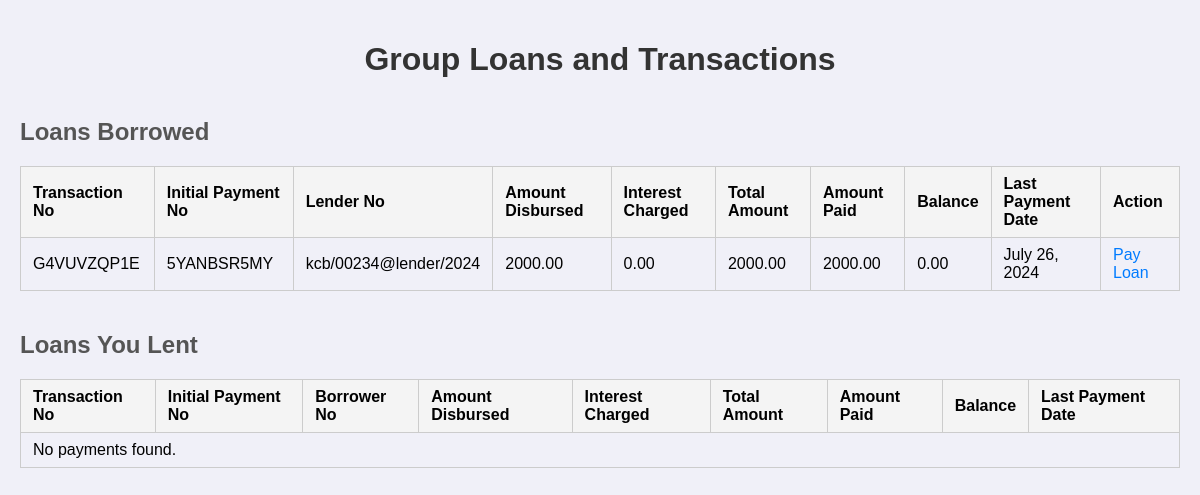
Before: /Linker/loans/ (signed in) with the older database file.
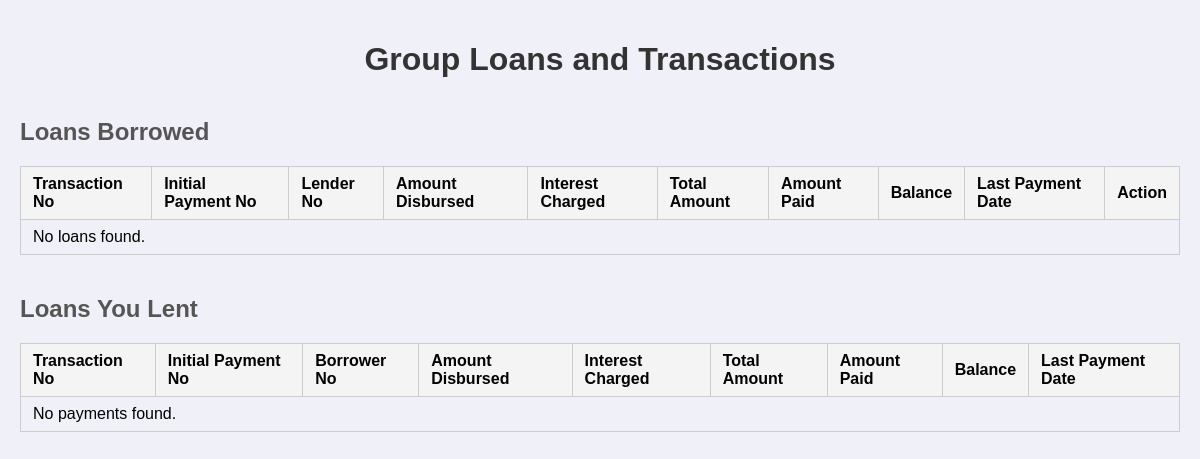
After: the same page with the newer database file.
### lender/models.py (models this page shows, shortened)
class Loan(models.Model):
    loan_id = models.AutoField(primary_key=True, unique=True)
    transaction_no = models.CharField(max_length=30, help_text="Enter the Transaction Number")
    payment_no = models.CharField(max_length=30, help_text="Enter the Payment Number", blank=True)
    borrower_no = models.CharField(max_length=100, help_text="Enter Borrower Number:")
    lender_no = models.CharField(max_length=100, help_text="Enter Lender Number:")
    principal = models.DecimalField(max_digits=15, decimal_places=2, help_text="Enter Amount to Pay")
    loan_interest = models.DecimalField(max_digits=15, decimal_places=2, help_text="Interest Rate")
    principal_interest = models.DecimalField(max_digits=15, decimal_places=2, help_text="Total Amount")
    amount_paid =  models.DecimalField(max_digits=15, decimal_places=2, help_text="Total Paid")
    balance =  models.DecimalField(max_digits=15, decimal_places=2, help_text="Balance")
    loan_date = models.DateField(
    help_text="Enter Date of last Payment",
    default='2024-01-01'  # Ensure this is a string
)

### lender/views.py (the view)
# urls.py: path('loans/', GroupLoansView.as_view(), name='loans'),
class GroupLoansView(ListView):
    template_name = 'loans.html'
    context_object_name = 'loans'
    def get(self, request):
        username = request.session.get('username')
        if not username:
            return redirect('group_login')  # Redirect to login if username is not in session
        try:
            user = System_User.objects.get(username=username)
            borrower_no = user.borrower_no
            lender_no = user.lender_no
        except System_User.DoesNotExist:
            return redirect('group_login')
        loans_to_pay = []
        loans_to_be_paid = []
        if borrower_no:
            loans_to_pay = Loan.objects.filter(borrower_no=borrower_no)
        if lender_no:
            loans_to_be_paid = Loan.objects.filter(lender_no=lender_no)
        return render(request, self.template_name, {
            'loans_to_pay': loans_to_pay,
            'loans_to_be_paid': loans_to_be_paid
        })

### lender/templates/loans.html (shortened to what this page needs)
<!DOCTYPE html>
<html lang="en">
<head>
</head>
<body>
    <h1>Group Loans and Transactions</h1>
    <h2>Loans Borrowed</h2>
    <table>
        <thead>
            <tr>
                <th>Transaction No</th>
                <th>Initial Payment No</th>
                <th>Lender No</th>
                <th>Amount Disbursed</th>
                <th>Interest Charged</th>
                <th>Total Amount</th>
                <th>Amount Paid</th>
                <th>Balance</th>
                <th>Last Payment Date</th>
                <th>Action</th>
            </tr>
        </thead>
        <tbody>
            {% for loan in loans_to_pay %}
                <tr>
                    <td>{{ loan.transaction_no }}</td>
                    <td>{{ loan.payment_no }}</td>
                    <td>{{ loan.lender_no }}</td>
                    <td>{{ loan.principal }}</td>
                    <td>{{ loan.loan_interest }}</td>
                    <td>{{ loan.principal_interest }}</td>
                    <td>{{ loan.amount_paid }}</td>
                    <td>{{ loan.balance }}</td>
                    <td>{{ loan.loan_date }}</td>
                    <td><a href="{% url 'group_payment' loan.transaction_no %}">Pay Loan</a></td>
                </tr>
            {% empty %}
                <tr>
                    <td colspan="10">No loans found.</td>
                </tr>
            {% endfor %}
        </tbody>
    </table>
    <h2>Loans You Lent</h2>
    <table>
        <thead>
            <tr>
                <th>Transaction No</th>
                <th>Initial Payment No</th>
                <th>Borrower No</th>
                <th>Amount Disbursed</th>
                <th>Interest Charged</th>
                <th>Total Amount</th>
                <th>Amount Paid</th>
                <th>Balance</th>
                <th>Last Payment Date</th>
            </tr>
        </thead>
        <tbody>
            {% for loan in loans_to_be_paid %}
                <tr>
                    <td>{{ loan.transaction_no }}</td>
                    <td>{{ loan.payment_no }}</td>
                    <td>{{ loan.borrower_no }}</td>
                    <td>{{ loan.principal }}</td>
                    <td>{{ loan.loan_interest }}</td>
                    <td>{{ loan.principal_interest }}</td>
                    <td>{{ loan.amount_paid }}</td>
                    <td>{{ loan.balance }}</td>
                    <td>{{ loan.loan_date }}</td>
                </tr>
            {% empty %}
                <tr>
                    <td colspan="9">No payments found.</td>
                </tr>
            {% endfor %}
        </tbody>
    </table>
</body>
</html>

### lender/templates/loans.html (style rules this page uses)
body { font-family: Arial, sans-serif; background-color: #f0f0f8; margin: 0; padding: 20px; }
h1 { color: #333; text-align: center; }
h2 { color: #555; margin-top: 40px; }
table { width: 100%; border-collapse: collapse; margin-top: 20px; }
th, td { padding: 8px 12px; border: 1px solid #ccc; text-align: left; }
th { background-color: #f4f4f4; font-weight: bold; }

Changed rows visible on the page:
removed Loan: transaction_no "G4VUVZQP1E", payment_no "5YANBSR5MY", lender_no "kcb/00234@lender/2024", principal "2000.00", loan_interest "0.00", principal_interest "2000.00", amount_paid "2000.00", balance "0.00", loan_date "July 26, 2024"
Other visible differences:
text now shown: "No loans found."
